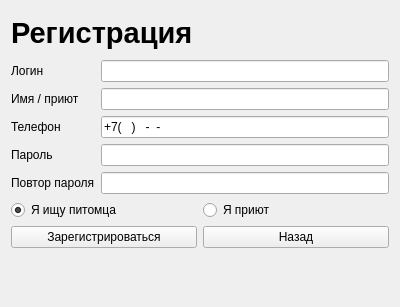
<?xml version="1.0" encoding="UTF-8"?>
<ui version="4.0">
 <class>Form</class>
 <widget class="QWidget" name="Form">
  <property name="geometry">
   <rect>
    <x>0</x>
    <y>0</y>
    <width>400</width>
    <height>307</height>
   </rect>
  </property>
  <property name="windowTitle">
   <string>Муртека: регистрация</string>
  </property>
  <layout class="QVBoxLayout" name="verticalLayout">
   <item>
    <widget class="QLabel" name="label">
     <property name="font">
      <font>
       <pointsize>22</pointsize>
       <bold>true</bold>
      </font>
     </property>
     <property name="text">
      <string>Регистрация</string>
     </property>
    </widget>
   </item>
   <item>
    <layout class="QFormLayout" name="formLayout">
     <item row="0" column="0">
      <widget class="QLabel" name="label_2">
       <property name="text">
        <string>Логин</string>
       </property>
      </widget>
     </item>
     <item row="0" column="1">
      <widget class="QLineEdit" name="loginEdit"/>
     </item>
     <item row="1" column="0">
      <widget class="QLabel" name="label_3">
       <property name="text">
        <string>Имя / приют</string>
       </property>
      </widget>
     </item>
     <item row="1" column="1">
      <widget class="QLineEdit" name="nameEdit"/>
     </item>
     <item row="2" column="0">
      <widget class="QLabel" name="label_4">
       <property name="text">
        <string>Телефон</string>
       </property>
      </widget>
     </item>
     <item row="2" column="1">
      <widget class="QLineEdit" name="phoneEdit">
       <property name="inputMask">
        <string>+7(999)999-99-99</string>
       </property>
      </widget>
     </item>
     <item row="3" column="0">
      <widget class="QLabel" name="label_5">
       <property name="text">
        <string>Пароль</string>
       </property>
      </widget>
     </item>
     <item row="3" column="1">
      <widget class="QLineEdit" name="passwordEdit">
       <property name="echoMode">
        <enum>QLineEdit::EchoMode::Password</enum>
       </property>
      </widget>
     </item>
     <item row="4" column="0">
      <widget class="QLabel" name="label_6">
       <property name="text">
        <string>Повтор пароля</string>
       </property>
      </widget>
     </item>
     <item row="4" column="1">
      <widget class="QLineEdit" name="password2Edit">
       <property name="echoMode">
        <enum>QLineEdit::EchoMode::Password</enum>
       </property>
      </widget>
     </item>
    </layout>
   </item>
   <item>
    <layout class="QHBoxLayout" name="horizontalLayout_2">
     <item>
      <widget class="QRadioButton" name="userRadio">
       <property name="text">
        <string>Я ищу питомца</string>
       </property>
       <property name="checked">
        <bool>true</bool>
       </property>
      </widget>
     </item>
     <item>
      <widget class="QRadioButton" name="shelterRadio">
       <property name="text">
        <string>Я приют</string>
       </property>
       <property name="checked">
        <bool>false</bool>
       </property>
      </widget>
     </item>
    </layout>
   </item>
   <item>
    <layout class="QHBoxLayout" name="horizontalLayout">
     <item>
      <widget class="QPushButton" name="registerBtn">
       <property name="text">
        <string>Зарегистрироваться</string>
       </property>
      </widget>
     </item>
     <item>
      <widget class="QPushButton" name="backBtn">
       <property name="text">
        <string>Назад</string>
       </property>
      </widget>
     </item>
    </layout>
   </item>
   <item>
    <widget class="QLabel" name="errorLabel">
     <property name="styleSheet">
      <string notr="true">color: red</string>
     </property>
     <property name="text">
      <string/>
     </property>
     <property name="alignment">
      <set>Qt::AlignmentFlag::AlignCenter</set>
     </property>
    </widget>
   </item>
  </layout>
 </widget>
 <resources/>
 <connections/>
</ui>
